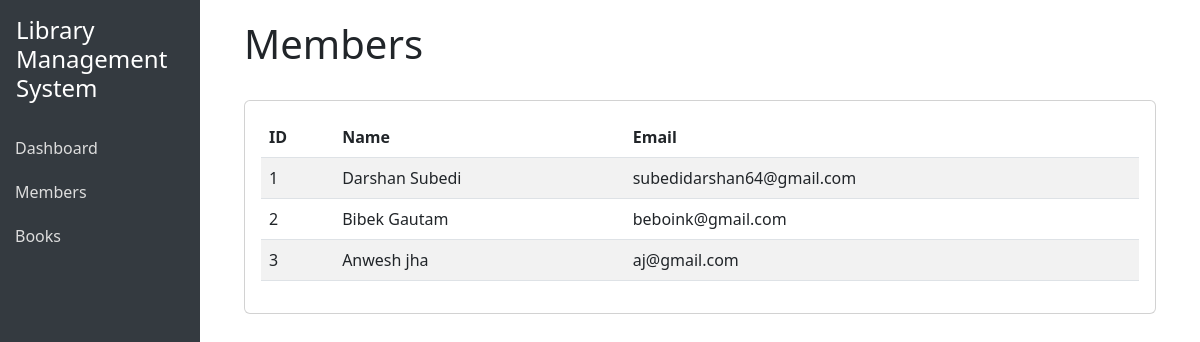
Screenshot of /library/member/ with the database file from the repository.
### libmanagement/models.py (models this page shows, shortened)
class Members(models.Model):
    name = models.CharField(max_length=50)
    email = models.EmailField(unique=True)
    membership_date = models.DateField(auto_now_add=True)

### libmanagement/views.py (the view)
# urls.py: path('member/',views.Memberlist, name="member_list"),
def Memberlist(request):
    context = {
        'members': Members.objects.all()
    }
    return render(request,'./student/student_list.html',context)

### libmanagement/templates/student/student_list.html (shortened to what this page needs)
{% extends 'base.html' %}
{% block content %}
<div class="container">
    <div class="d-flex justify-content-between align-items-center mb-4">
        <h1>Members</h1>
    </div>
    <div class="card">
        <div class="card-body">
            <table class="table table-striped">
                <thead>
                    <tr>
                        <th>ID</th>
                        <th>Name</th>
                        <th>Email</th>
                    </tr>
                </thead>
                <tbody>
                    {% for member in members %}
                    <tr>
                        <td>{{ member.id }}</td>
                        <td>{{ member.name }}</td>
                        <td>{{ member.email }}</td>
                    </tr>
                    {% empty %}
                    <tr>
                        <td colspan="5" class="text-center">No Members found.</td>
                    </tr>
                    {% endfor %}
                </tbody>
            </table>
        </div>
    </div>
</div>
{% endblock %}

### rows the page displays
Members: id "1", name "Darshan Subedi", email "subedidarshan64@gmail.com"
Members: id "2", name "Bibek Gautam", email "beboink@gmail.com"
Members: id "3", name "Anwesh jha", email "aj@gmail.com"
